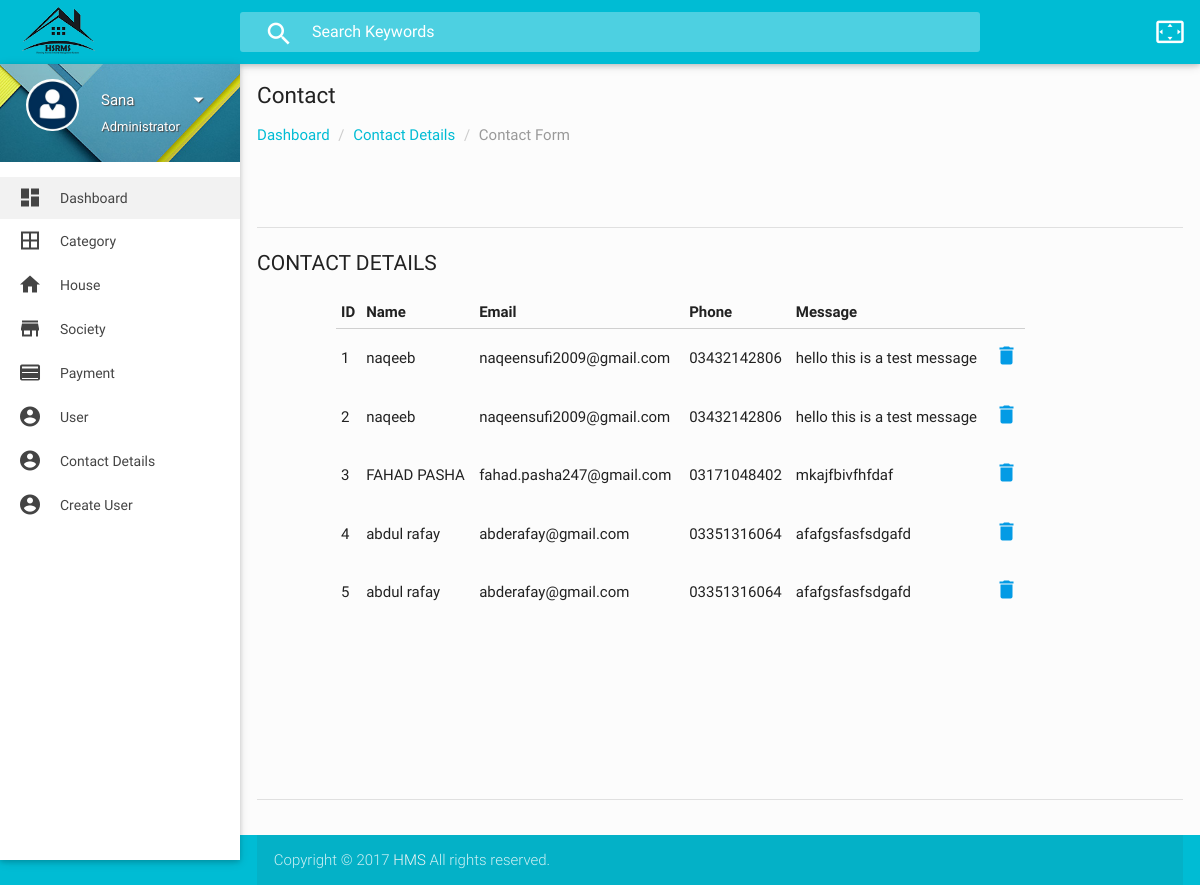
Screenshot of /layout02/layout02/contact.php (signed in) with the database file from the repository.
### tables this page shows
CREATE TABLE `contact` (
  `contact_id` int(11) NOT NULL,
  `name` varchar(255) NOT NULL,
  `email` varchar(255) NOT NULL,
  `contact_no` varchar(20) NOT NULL,
  `message` varchar(2000) NOT NULL
);

### layout02/layout02/contact.php (the view, shortened to what this page needs)
<?php include "header.php";?>
<?php include "sidebar.php";?>
<div class="container">
            <div class="row">
              <div class="col s12 m12 l12">
                <h5 class="breadcrumbs-title">Contact</h5>
                <ol class="breadcrumb">
                    <li><a href="dashboard.php">Dashboard</a></li>
                    <li><a href="#">Contact Details</a></li>
                    <li class="active">Contact Form</li>
                </ol>
              </div>
            </div>
          </div>
        </div>
        <div class="container">
          <div class="section">
            <div class="divider"></div>
            <div id="table-datatables">
              <h4 class="header">Contact Details</h4>
              <div class="row">
                <div class="col s12 m8 l9 offset-l1">
                  <table id="data-table-simple" class="responsive-table display" cellspacing="0">
                    <thead>
                        <tr>
                            <th>ID</th>
                            <th>Name</th>
							<th>Email</th>
                            <th>Phone</th>
							<th>Message</th>
                        </tr>
                    </thead>
                    <?php
                        include "connection/connect.php";
                        $qry = "SELECT * FROM contact";
                        $result = mysqli_query($conn,$qry);
                        while($row = mysqli_fetch_assoc($result)){?>
                    <tbody>
                        <tr>
                            <td><?php echo $row['contact_id'] ?></td>
                            <td><?php echo $row['name'] ?></td>
                            <td><?php echo $row['email'] ?></td>
                            <td><?php echo $row['contact_no'] ?></td>
                            <td><?php echo $row['message'] ?></td>
                            <td><a href="delete_user.php?user_del=<?php echo $row['contact_
                            id'];?>"><i class="mdi-action-delete"></i></a></td>
                        </tr>
                    </tbody>
                        <?php } ?>
                  </table>
                </div>
              </div>
            </div>
            <br><br><br><br><br><br><br>
            <div class="divider"></div>
        </div>
      </div>
      </div>
     <?php include "footer.php"; ?>

### layout02/layout02/css/style.css (style rules this page uses)
body { background-color: #fcfcfc; }
.container { padding: 0 0.5rem; margin: 0 auto; max-width: 100% !important; width: 98%; }
@media only screen and (min-width: 601px) { .container { width: 98%; } }
@media only screen and (min-width: 993px) { .container { width: 98%; } }
h4.header { font-size: 1.5rem; line-height: 2.508rem; margin: 1.14rem 0 0.912rem 0; }
h4.header { font-size: 1.4rem; font-weight: 400; text-transform: uppercase; }
.breadcrumb { padding: 0px; margin: 15px 0px; list-style: none; }
.breadcrumbs-title { font-size: 1.5rem; line-height: 1.804rem; margin: 18px 0px 0px 0px; }
.breadcrumb > li { display: inline-block; }
.breadcrumb a { color: #00bcd4; }
.breadcrumb .active { font-weight: normal; color: #999; }
.breadcrumb > li + li:before { padding: 0 5px; color: #ccc; content: "/\00a0"; }
#flotchart td, th { padding: 5px; }

### rows the page displays
contact: contact_id "1", name "naqeeb", email "naqeensufi2009@gmail.com", contact_no "03432142806", message "hello this is a test message"
contact: contact_id "2", name "naqeeb", email "naqeensufi2009@gmail.com", contact_no "03432142806", message "hello this is a test message"
contact: contact_id "3", name "FAHAD PASHA", email "fahad.pasha247@gmail.com", contact_no "03171048402", message "mkajfbivfhfdaf"
contact: contact_id "4", name "abdul rafay", email "abderafay@gmail.com", contact_no "03351316064", message "afafgsfasfsdgafd"
contact: contact_id "5", name "abdul rafay", email "abderafay@gmail.com", contact_no "03351316064", message "afafgsfasfsdgafd"

### other values shown
$_SESSION['user_name'] "Sana"
